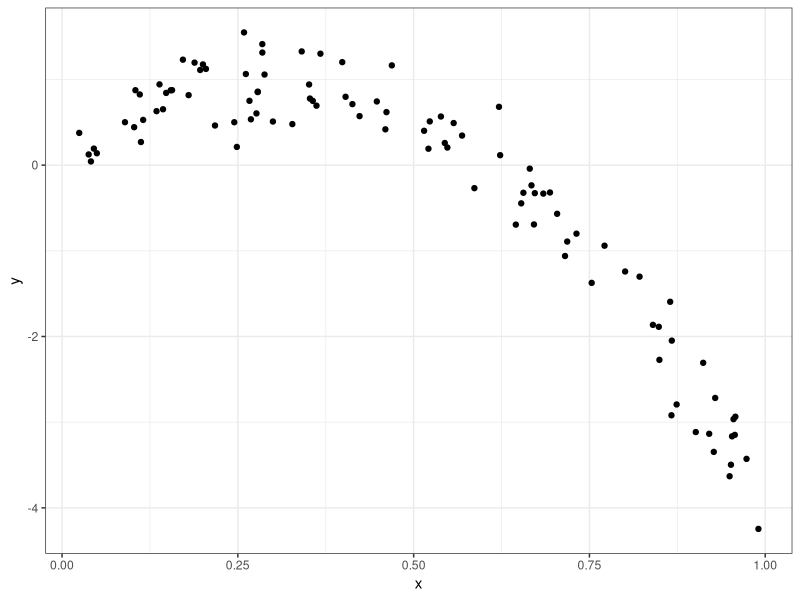
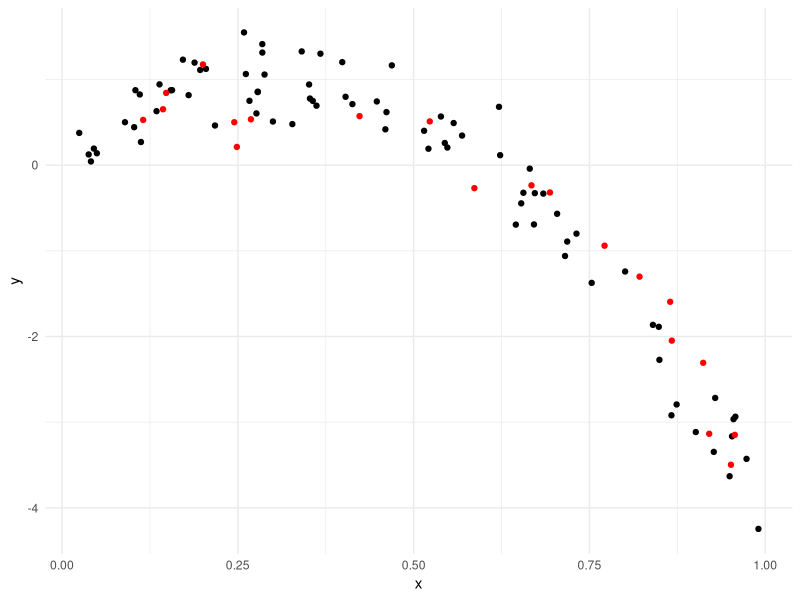
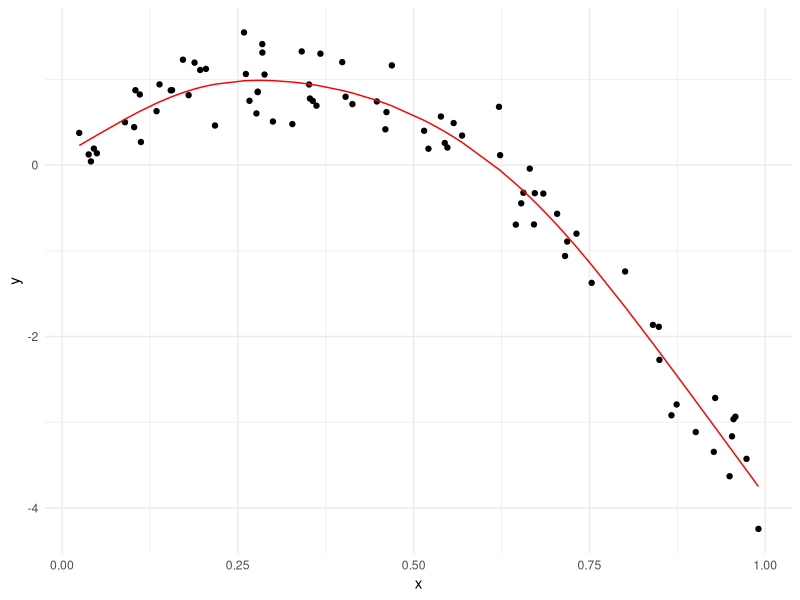

Write the R code that produced these figures, in order.
## ---- chunk 1
knitr::opts_chunk$set(
	echo = TRUE,
	warning = FALSE,
	fig.width = 8, 
  fig.height = 6,
  out.width = "90%"
)
library(tidyverse)
library(modelr)
library(mgcv)


options(
  ggplot2.continuous.colour = "viridis",
  ggplot2.continuous.fill = "viridis"
)
scale_colour_discrete = scale_colour_viridis_d
scale_fill_discrete = scale_fill_viridis_d
theme_set(theme_minimal() + theme(legend.position = "bottom"))

## ---- chunk 2
nonlin_df = 
  tibble(
    id = 1:100,
    x = runif(100, 0, 1),
    y = 1 - 10 * (x - .3) ^ 2 + rnorm(100, 0, .3)
  )

nonlin_df %>% 
  ggplot(aes(x = x, y = y)) + 
  geom_point() + theme_bw()
## ---- chunk 3
training_df = sample_n(nonlin_df,80)
sample_frac(nonlin_df,0.8)  # also workd as the last code.
test_df = anti_join(nonlin_df, training_df, by = "id")

ggplot(training_df, aes(x = x, y = y)) + 
  geom_point() + 
  geom_point(data = test_df, color = "red")
## ---- chunk 4
linear_mod = lm(y~x, data = training_df)
smooth_mod = mgcv::gam(y ~ s(x), data = training_df)
wiggly_mod = mgcv::gam(y ~ s(x, k = 30), sp = 10e-6, data = training_df)
## ---- chunk 5
training_df %>% 
  add_predictions(smooth_mod) %>% 
  ggplot(aes(x = x, y = y)) + geom_point() + 
  geom_line(aes(y = pred), color = "red")
## ---- chunk 6
rmse(linear_mod, test_df)
rmse(smooth_mod, test_df)
rmse(wiggly_mod, test_df)
